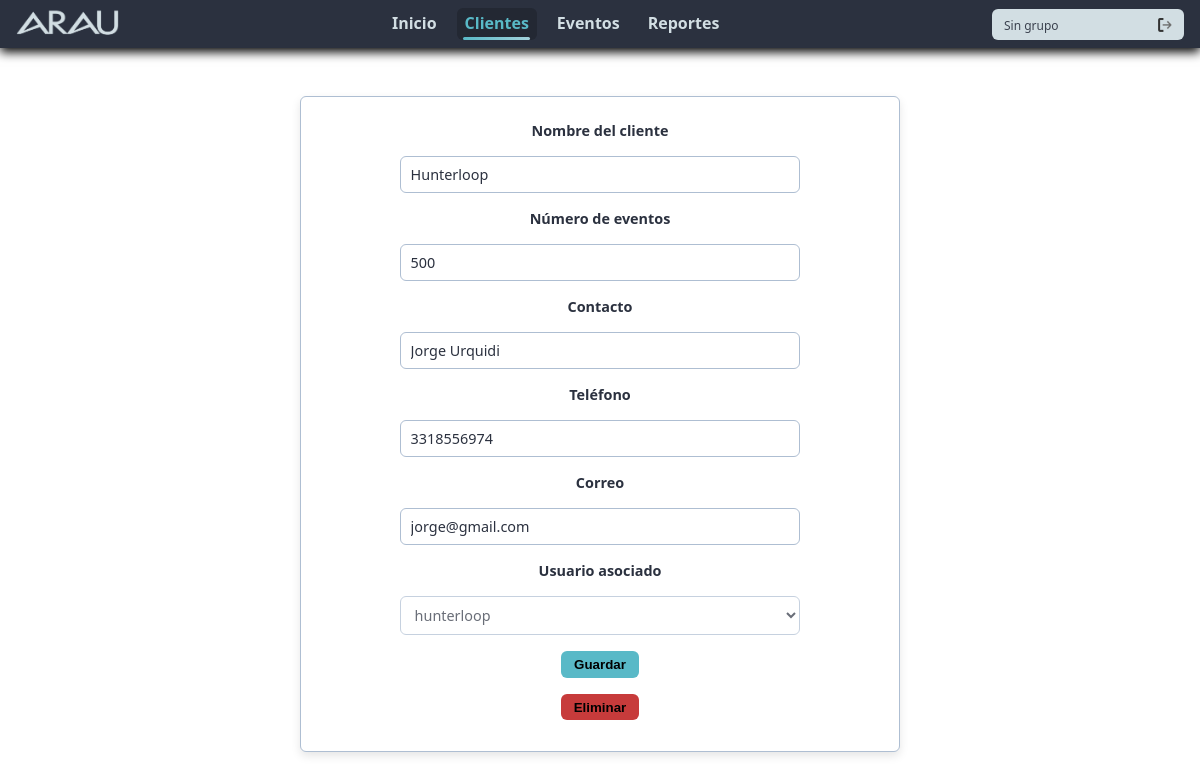
The app's page /clientes/editar/10/?next=/clientes/lista/ with its own data.
### clientes/models.py (models this page shows, shortened)
class Cliente(models.Model):
    cliente = models.CharField(max_length=200)
    agente = models.ForeignKey(
        User,
        on_delete=models.CASCADE,
        related_name="clientes_asignados"
    )
    num_eventos = models.IntegerField(default=0)
    contacto = models.CharField(max_length=200)
    num_contacto = models.CharField(max_length=20)
    correo = models.EmailField(null=True, blank=True)
    usuario_asociado = models.OneToOneField(
        User,
        on_delete=models.SET_NULL,
        null=True,
        blank=True,
        related_name="perfil_cliente"
    )
    fecha_registro = models.DateTimeField(auto_now_add=True)

### clientes/views.py (the view)
# urls.py: path('editar/<int:pk>/', views.editar_cliente, name='editar_cliente'),
def editar_cliente(request, pk):
    cliente = get_object_or_404(Cliente, pk=pk)
    if request.method == "POST":
        form = ClienteForm(request.POST, instance=cliente)
        if form.is_valid():
            form.save()
            next_url = request.POST.get('next') or reverse('clientes_lista')
            return redirect(next_url)
    else:
        form = ClienteForm(instance=cliente)
    back_url = request.GET.get('next') or reverse('clientes_lista')
    return render(request, "clientes/form.html", {
        "form": form,
        "back_url": back_url,
        'is_cliente': request.user.groups.filter(name='Cliente').exists(),
    })

### clientes/forms.py (shortened to what this page needs)
class ClienteForm(forms.ModelForm):
    class Meta:
        model = Cliente
        fields = ['cliente', 'num_eventos', 'contacto', 'num_contacto', 'correo', 'usuario_asociado']
        labels = {
            'cliente': 'Nombre del cliente',
            'num_eventos': 'Número de eventos',
            'contacto': 'Contacto',
            'num_contacto': 'Teléfono',
            'correo': 'Correo',
        }
    def __init__(self, *args, **kwargs):
        super().__init__(*args, **kwargs)
        self.fields['usuario_asociado'].disabled = True
        if 'num_contacto' in self.fields:
            self.fields['num_contacto'].widget.attrs.update({
                'maxlength': '10',
                'inputmode': 'numeric',
                'pattern': r'\d{10}',
                'placeholder': '10 dígitos',
                'oninput': "this.value=this.value.replace(/\\D/g,'').slice(0,10);",
            })

### clientes/templates/clientes/form.html (shortened to what this page needs)
{% extends "form.html" %}
{% block form_fields %}
  {% for field in form %}
    <label for="{{ field.id_for_label }}">{{ field.label }}</label>
    {{ field }}
  {% endfor %}
{% endblock %}
{% block extra_actions %}
  {% if form.instance.pk %}
    <button type="submit"
            class="btn-submit"
            style="background-color:#c73b3b; margin-top:.5rem;"
            formmethod="post"
            formnovalidate
            formaction="{% url 'eliminar_cliente' form.instance.pk %}">
      Eliminar
    </button>
  {% endif %}
{% endblock %}

### static/css/style.css (style rules this page uses)
:root { --fuente-principal: 'Poppins', system-ui, -apple-system, "Segoe UI", Roboto, sans-serif; font-family: var(--fuente-principal); }
*, *::before, *::after { box-sizing: border-box; }
html, body { background-color: #ffffff; margin: 0; display: flex; flex-direction: column; height: 100%; overflow-x: hidden; }
.form-container label { color: #003b71; font-weight: 600; font-size: 0.85rem; align-self: center; text-align: center; }
.form-container input, .form-container select, .form-container textarea { width: 100%; max-width: 400px; }
.form-container label + input, .form-container label + select, .form-container label + textarea { margin-top: .5rem; }
.form-container input, .form-container select, .form-container textarea { margin-bottom: .5rem; }
.btn-submit, .btn-detalle, .btn-filter { display: inline-flex; align-items: center; gap: 0.25rem; background-color: #59b9c7; border: 1px solid transparent; color: inherit; text-decoration: none; padding: 0.35rem 0.75rem; border-radius: 6px; white-space: nowrap; line-height: 1; font-weight: 600; cursor: pointer; vertical-align: middle; }
.form-container label { color: #2b313f; font-weight: 600; font-size: 0.9rem; text-align: center; }
.form-container input, .form-container select, .form-container textarea { width: 100%; max-width: 400px; padding: 0.5rem 0.6rem; border: 1px solid #aebed2; border-radius: 6px; font-family: var(--fuente-principal); font-size: 0.9rem; color: #2b313f; background-color: #ffffff; transition: border-color .2s ease, box-shadow .2s ease; }
.btn-submit { cursor: pointer; }

### records on screen
Cliente: form "Hunterloop" "500" "Jorge Urquidi" "3318556974" "jorge@gmail.com" "hunterloop"

### other values on screen
{{ field.label }} "Nombre del cliente" "Número de eventos" "Contacto" "Teléfono" "Correo" "Usuario asociado"
